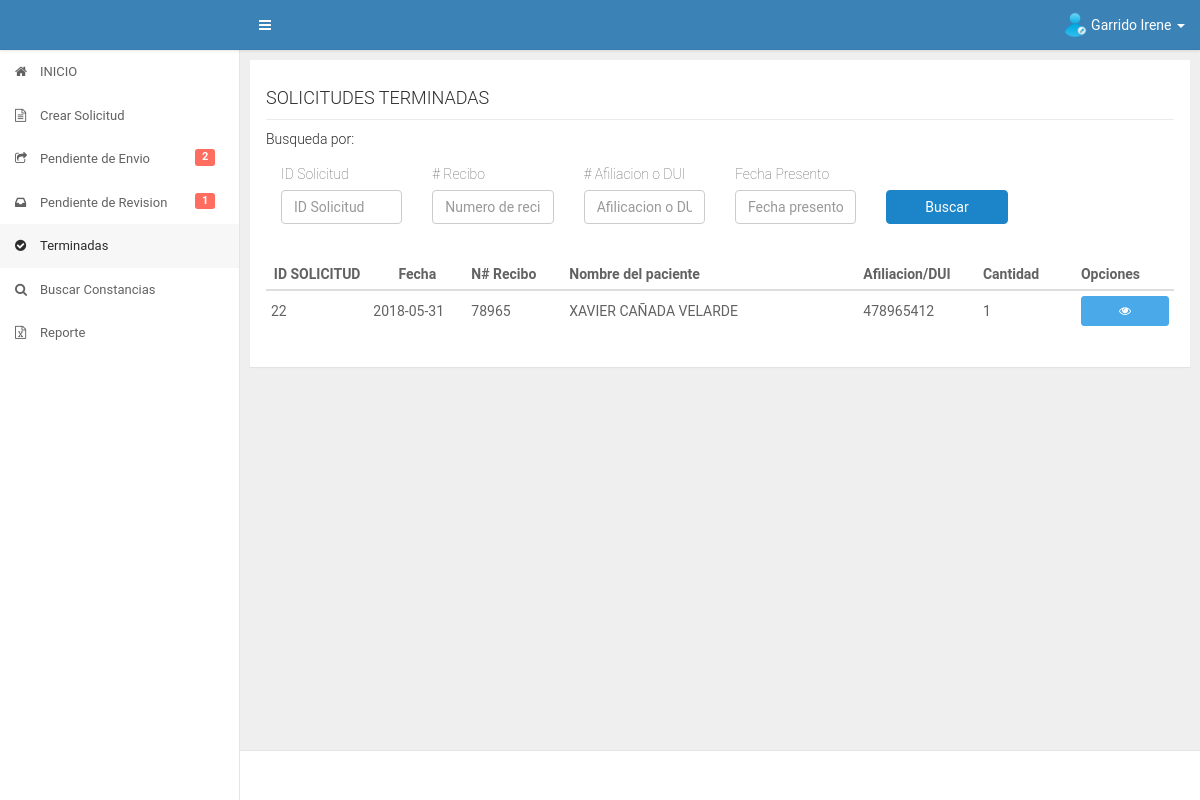
/app/secretaria/terminadas.php (signed in), run on the app's committed database.
### tables this page shows
CREATE TABLE IF NOT EXISTS `datos_iniciales` (
  `id_datos` int(11) NOT NULL AUTO_INCREMENT,
  `fecha` date DEFAULT NULL,
  `numero_recibo` varchar(50) DEFAULT NULL,
  `afiliacion_dui` varchar(30) DEFAULT NULL,
  `nombre_paciente` varchar(300) DEFAULT NULL,
  `destinos` varchar(2000) DEFAULT NULL,
  `id_servicio` int(11) DEFAULT NULL,
  `cantidad` int(11) DEFAULT NULL,
  `fecha_presentado` date DEFAULT NULL,
  `fecha_cancelado` date DEFAULT NULL,
  `precio` float DEFAULT NULL,
  `id_estado` int(11) DEFAULT NULL,
  `id_trabajador` int(11) DEFAULT NULL,
  `fecha_recibido_revision` date DEFAULT NULL,
  `fecha_autorizacion_direccion` date DEFAULT NULL,
  PRIMARY KEY (`id_datos`),
  KEY `FK_diservicio` (`id_servicio`),
  KEY `FK_diestado` (`id_estado`),
  KEY `FK_datos_iniciales_usuario` (`id_trabajador`),
  CONSTRAINT `FK_datos_iniciales_usuario` FOREIGN KEY (`id_trabajador`) REFERENCES `usuario` (`id_user`),
  CONSTRAINT `FK_diestado` FOREIGN KEY (`id_estado`) REFERENCES `estado` (`id_estado`),
  CONSTRAINT `FK_diservicio` FOREIGN KEY (`id_servicio`) REFERENCES `servicios` (`id_servicio`)
);

### app/secretaria/terminadas.php (the view, shortened to what this page needs)
<?php
    include("../core/header.php");
    include("../core/aside.php");
    include("../../config/database.php");
    $sqlpendientes = "SELECT datos_iniciales.id_datos,datos_iniciales.fecha,datos_iniciales.numero_recibo,datos_iniciales.afiliacion_dui,datos_iniciales.nombre_paciente,datos_iniciales.destinos,datos_iniciales.cantidad,servicios.nombre_servicio FROM datos_iniciales INNER JOIN servicios ON datos_iniciales.id_servicio=servicios.id_servicio WHERE datos_iniciales.id_estado=6 ORDER BY datos_iniciales.id_datos";
    if($stmt = $conn->prepare($sqlpendientes)){
    	$stmt -> execute();
    	$stmt -> store_result();
    	$rows = $stmt->num_rows;
    	$stmt -> bind_result($id_datos,$fechacreacion,$nrecibo,$afiliacion,$nombrepaciente,$destinos,$cantidad,$servicio);
    }
?>
<div id="content" class="ui-content ui-content-aside-overlay">
    <div class="ui-content-body">
        <div class="ui-container">
            <div class="row">
                <div class="col-md-12 col-lg-12">
                    <div class="panel">
                        <div class="panel-body">
                            <div id="titulo">
                            	<h4>SOLICITUDES TERMINADAS</h4>
                            </div>
                            <div class="row">
                                    <div class="col-md-12">
                                        <h5>Busqueda por: </h5>
                                        <form class="miform" action="" method="GET" autocomplete="off">
                                            <div class="form-group">
                                                <div class="col-md-2">
                                                    <div class="form-group">
                                                        <label>ID Solicitud</label>
                                                        <input class="form-control" type="text" placeholder="ID Solicitud" name="idsolicitud">
                                                    </div>
                                                </div>
                                            </div>
                                            <div class="form-group">
                                                <div class="col-md-2">
                                                    <div class="form-group">
                                                        <label># Recibo</label>
                                                        <input class="form-control" type="text" placeholder="Numero de recibo" name="numrecibo">
                                                    </div>
                                                </div>
                                            </div>
                                            <div class="form-group">
                                                <div class="col-md-2">
                                                    <div class="form-group">
                                                        <label># Afiliacion o DUI</label>
                                                        <input class="form-control" type="text" placeholder="Afilicacion o DUI" name="numafiliacion">
                                                    </div>
                                                </div>
                                            </div>
                                            <div class="form-group">
                                                <div class="col-md-2">
                                                    <div class="form-group">
                                                        <label>Fecha Presento</label>
                                                        <input class="form-control fecha" type="text" placeholder="Fecha presento" name="fechapresento">
                                                    </div>
                                                </div>
                                            </div>
                                            <div class="form-group">
                                                <div class="col-md-2">
                                                    <div class="form-group">
                                                        <label>&nbsp;</label>
                                                        <button type="submit" class="btn btn-primary form-control">Buscar</button>
                                                    </div>
                                                </div>
                                            </div>
                                        </form>
                                    </div>
                                </div>
                            <div id="contenido" class="table-responsive">
                            	<table class="table table-hover table-condensed" id="mitable">
                                    <thead class="thead-inverse">
                                        <tr>
                                            <th class="col-md-1 text-center">ID SOLICITUD</th>
                                            <th class="col-md-1 text-center">Fecha</th>
                                            <th class="col-md-1">N# Recibo</th>
                                            <th class="col-md-3">Nombre del paciente</th>
                                            <th class="col-md-1">Afiliacion/DUI</th>
                                            <th class="col-md-1">Cantidad</th>
                          					<th class="col-md-1">Opciones</th>
                                        </tr>
                                    </thead>
                                    <tbody>
                                    <?php
                                    	if($rows>0){
                                    		while ($stmt->fetch()) {
                                    ?>
                                    	<tr>
                                            <td><?php echo $id_datos; ?></td>
                                    		<td><?php echo $fechacreacion; ?></td>
                                    		<td><?php echo $nrecibo; ?></td>
                                    		<td><?php echo $nombrepaciente; ?></td>
                                    		<td><?php echo $afiliacion; ?></td>
                                    		<td><?php echo $cantidad; ?></td>
                                    		<td><a href="infoimpresion.php?con=<?php echo $id_datos ?>" class="btn btn-info btn-sm btn-block vertrabajador"  data-placement="left" data-solicitud="<?php echo $id_datos ?>" data-toggle="tooltip" data-placement="left" title="Ver para imprimir"><i class="fa fa-eye"></i></a></td>
                                    	</tr>
                                    <?php
                                    		}
                                    	}
                                    ?>
                                    </tbody>
                                </table>
                            </div>
                        </div>
                    </div>
                </div>
            </div>
        </div>
    </div>
</div>
<?php
    include("../core/footer.php");
 ?>

### assets/css/main.css (style rules this page uses)
.row { margin-right: -5px; margin-left: -5px; }
.ui-content-body .row > [class^="col-"], .ui-content-body .row > [class*="col-"] { padding-left: 5px; padding-right: 5px; }
.panel { margin-bottom: 10px; -webkit-border-radius: 0; border-radius: 0; }
.panel { position: relative; }
.ui-content { width: 100%; height: 100%; margin-left: 0; -webkit-transition: margin-left .3s; transition: margin-left .3s; }
.ui-content::before, .ui-content::after { display: table; content: " "; }
.ui-content::after { clear: both; }
.ui-content-body { float: left; width: 100%; margin-bottom: 40px; padding: 10px; }
@media (min-width: 768px) { .ui-content { width: auto; margin-left: 240px; -webkit-transition: all .299s; transition: all .299s; } }
@media (min-width: 1200px) { .ui-content.ui-content-aside-overlay .ui-container { margin-right: 0; } }
@media (min-width: 1200px) { .ui-container { margin-right: 0; -webkit-transition: margin-right .3s; transition: margin-right .3s; } }
html, body { width: 100%; height: 100%; }
body { font-size: 14px; color: #626262; background-color: #EFEFEF; -webkit-font-smoothing: antialiased; line-height: 1.5; letter-spacing: 0; overflow-x: hidden; }
h1, h2, h3, h4, h5, h6 { font-weight: 300; line-height: 1.3; color: #2c2c2c; }
h4, .h4 { font-size: 18px; }
h5, .h5 { font-size: 14px; }
a { color: inherit; }
.table thead tr th, .table tbody tr td, .table tbody tr td * { vertical-align: middle; }
.form-control { -webkit-box-shadow: none; box-shadow: none; }
.btn { background-color: transparent; color: inherit; }
.btn-primary { color: #ffffff; background-color: #1c84c9; border-color: #1c84c9; }
.btn-info { color: #ffffff; background-color: #4aa9e9; border-color: #4aa9e9; }

### assets/css/style.css (style rules this page uses)
body { font-family: 'Roboto', sans-serif; }
#titulo { border-bottom: 1px solid #eaeaea; }
#contenido { margin-top: 20px; }
label { font-weight: 100; }

### data on the page
datos_iniciales: id_datos "22", fecha "2018-05-31", numero_recibo "78965", nombre_paciente "XAVIER CAÑADA VELARDE", afiliacion_dui "478965412", cantidad "1"

### other printed values
$_SESSION['nombre'] "Garrido Irene"
$mispendientes "2"
$mispendientesrev "1"
